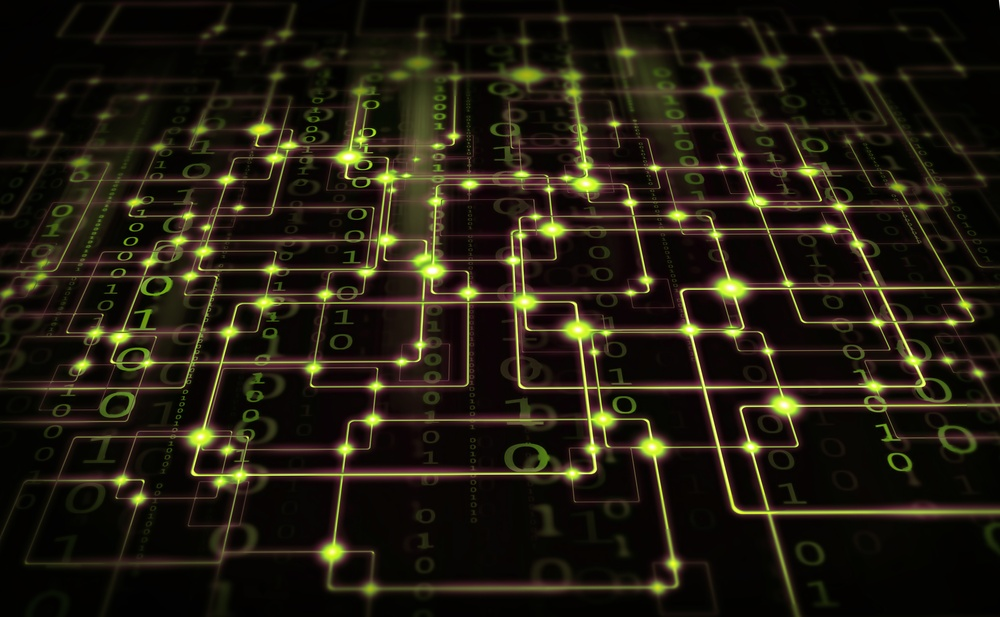
#> input picture Training 11/Ex_Files_Python_Essential_Libraries/Exercise Files/Pillow/ImagesArchive/Connections.jpeg, 1000 x 617 px, shrunk from 3988 x 2460 before the run
$ python editing_start.py   (older library calls are emulated)
#> lines starting #> are read from the running program, lines starting #| are printed output that depends on the picture
# Example file for Python Essential Libraries course by Joe Marini
# demonstrates image editing using the Pillow library
from PIL import Image, ImageDraw, ImageFont

infile = "ImagesArchive/Connections.jpeg"
# TODO: use the ImageDraw routines to modify an image
with Image.open(infile) as img:
    # create a drawing context from the image
#> img is the input picture: PIL image 1000x617 RGB; mean R, G, B 33.6, 28.4, 15.8
    draw = ImageDraw.Draw(img)

    # draw two lines on the image
    draw.line((0, 0) + img.size, width=40, fill=128)
    draw.line((0, img.size[1], img.size[0], 0), width=40, fill=128)
    img.show()
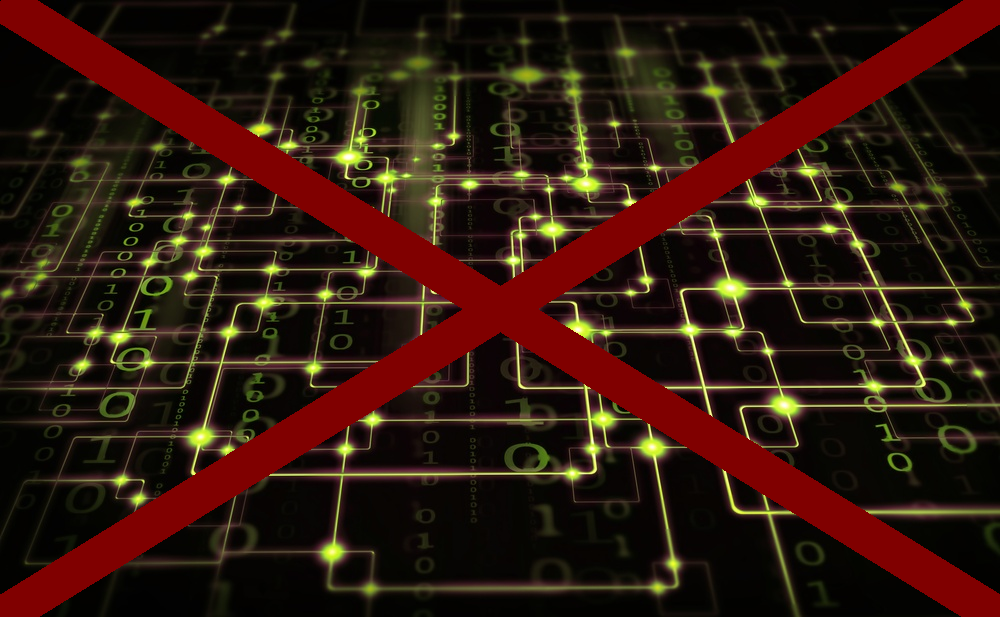
#> shown: PIL image 1000x617 RGB; mean R, G, B 47, 24.1, 13.3

# TODO: use the ImageDraw routines to modify an image
with Image.open(infile) as img:
    # create a drawing context from the image
    draw = ImageDraw.Draw(img)

    # define some drawing parameters - text and font to use
    textstr = "This is some sample text"
    # On Mac, use "Arial.ttf" - capitalize the A
    txtfont = ImageFont.truetype("arial.ttf", size=150)

    # measure the text size so we can position the string
    # right along the bottom edge of the image
    txtsize = draw.textsize(textstr, font=txtfont)
#> txtsize = (1867, 171)
    # The textsize function returns a tuple:
    # [0] is the length, [1] is the height of the text
    location = (20, img.height - txtsize[1])
#> location = (20, 446)

    # draw and show the text
    draw.text(location, textstr, (255, 255, 255), font=txtfont)
    img.show()
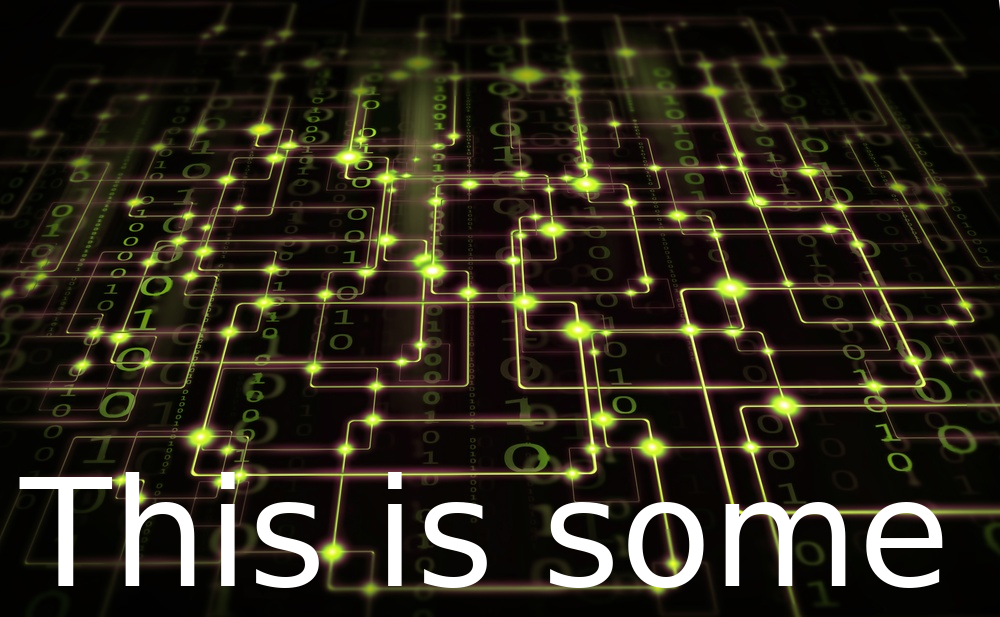
#> shown: PIL image 1000x617 RGB; mean R, G, B 43.2, 38.1, 25.9

$ run again, with Training 11/Ex_Files_Python_Essential_Libraries/Exercise Files/Pillow/ImagesArchive/BlueDigital.jpeg copied over Training 11/Ex_Files_Python_Essential_Libraries/Exercise Files/Pillow/ImagesArchive/Connections.jpeg
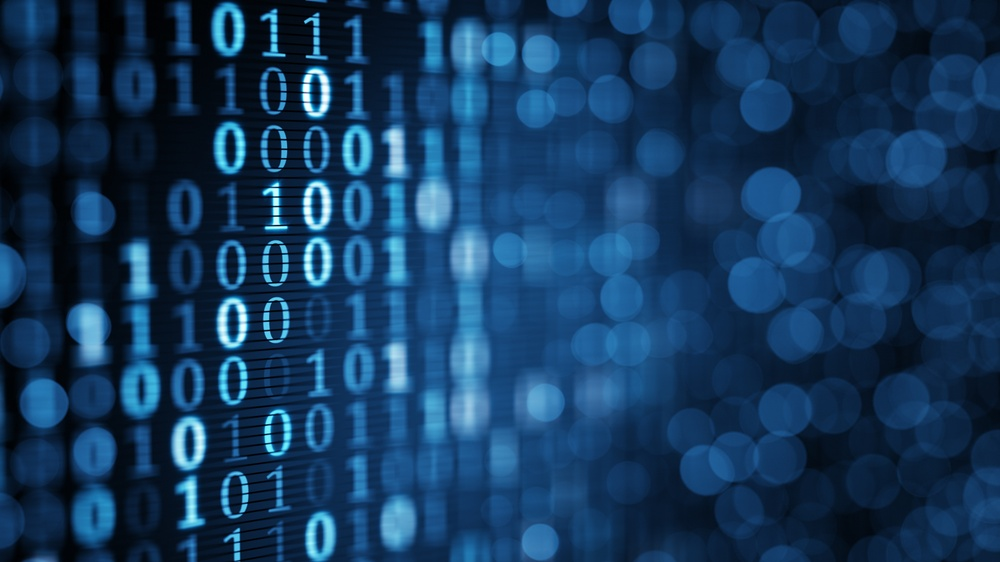
#> input picture Training 11/Ex_Files_Python_Essential_Libraries/Exercise Files/Pillow/ImagesArchive/BlueDigital.jpeg, 1000 x 562 px, shrunk from 4096 x 2304 before the run
#> img is the input picture: PIL image 1000x562 RGB; mean R, G, B 20, 57, 93.1
#> `img.show()`:
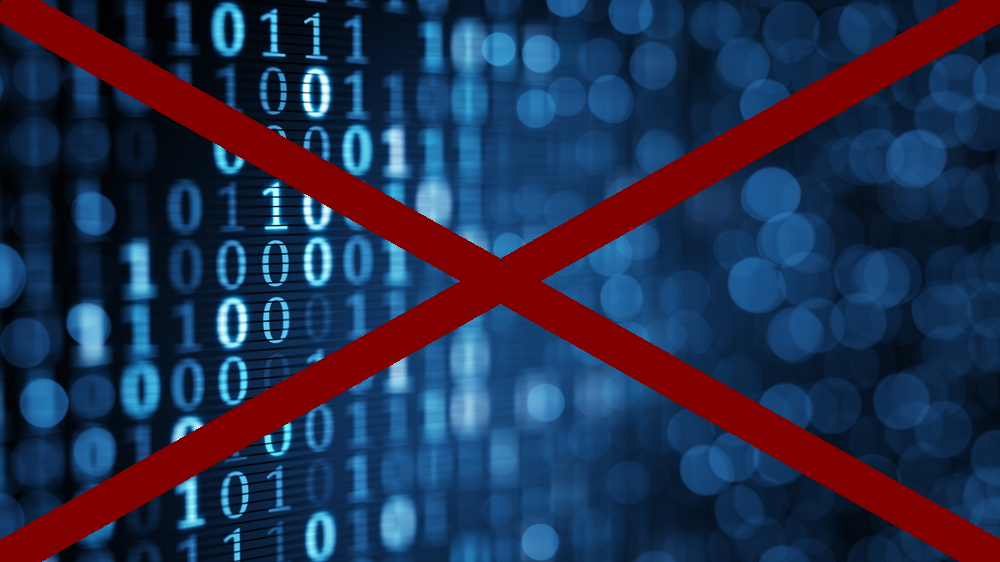
#> shown: PIL image 1000x562 RGB; mean R, G, B 36.5, 47.8, 78.2
#> txtsize = (1867, 171)
#> location = (20, 391)
#> `img.show()`:
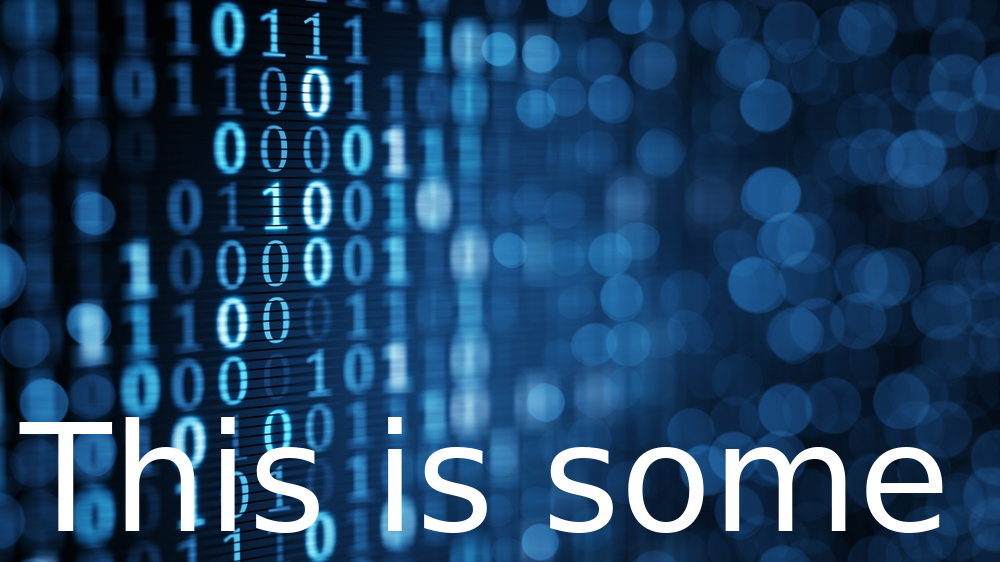
#> shown: PIL image 1000x562 RGB; mean R, G, B 30.7, 66.1, 100.7
